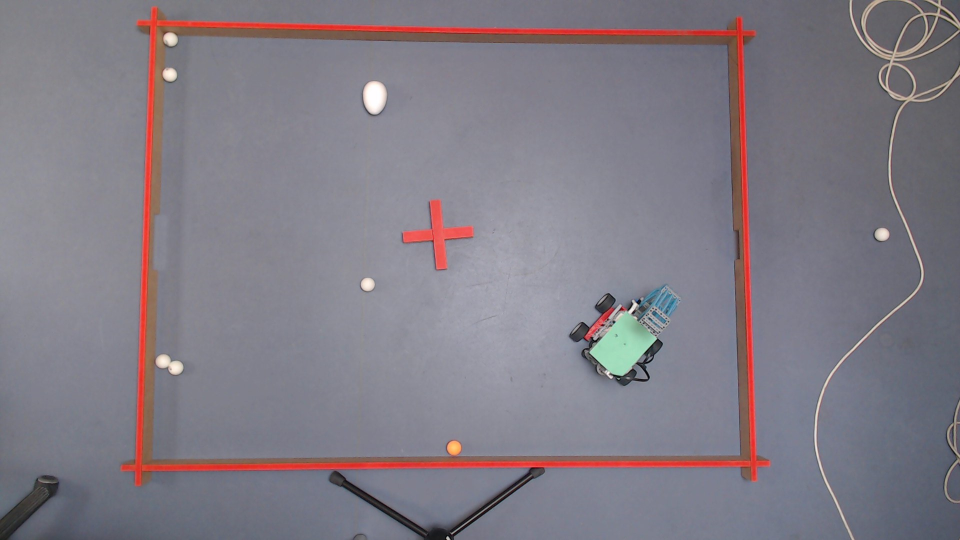
#> input picture src/Data/Images/Robot_green.jpg, 1920 x 1080 px (shown at 1/2 size)
$ python ImageAnalysisOnTestImage.py
#> lines starting #> are read from the running program, lines starting #| are printed output that depends on the picture; after the words box and inside, x2 and y2 are one past the last pixel; in counts of white or black regions, pixels touching at a corner belong together
### src/Components/BallDetection.py
import os
import cv2
import numpy as np
'''
# Get the current directory where your script is located
script_dir = os.path.dirname(os.path.abspath(__file__))

# Provide the correct full path to the image file
image_path = os.path.join(script_dir, '..', 'Data', 'Images', 'Robot_green.jpg')
# Load the image
img = cv2.imread(image_path)


# Check if the image is loaded successfully
if img is None:
    print(f"Error: Unable to load the image from '{image_path}'.")
else:

    # Convert the image to grayscale
    gray = cv2.cvtColor(img, cv2.COLOR_BGR2GRAY)
    blurred = cv2.GaussianBlur(gray, (9, 9), 2)

    # Use Hough Circle Transform to detect circles. These values have been modified to fit ball detection FHD resolution
    # Changing the visual size as well as resolution of picture of the balls will affect the circle detection
    # Needs camera distance calibration to find the proper values
    circles = cv2.HoughCircles(
        blurred,
        cv2.HOUGH_GRADIENT_ALT,
        dp=1,
        minDist=20,
        param1=50,
        param2=0.9,
        minRadius=2,
        maxRadius=15
    )

    # If circles are found, draw them on the image
    if circles is not None:
        circles = np.uint16(np.around(circles))

        for i, circle in enumerate(circles[0, :]):
            # Draw the outer circle
            cv2.circle(img, (circle[0], circle[1]), circle[2], (0, 255, 0), 2)
            # Draw the center of the circle
            cv2.circle(img, (circle[0], circle[1]), 2, (0, 0, 255), 3)

            label_position = (circle[0] - 10, circle[1] - 10)
            cv2.putText(img, "ball", label_position, cv2.FONT_HERSHEY_SIMPLEX, 0.5, (255, 255, 255), 2)

    # Display the image with circles and detected red areas
    cv2.namedWindow('Balls Detected', cv2.WINDOW_NORMAL)
    cv2.resizeWindow('Balls Detected', 720, 1280)
    cv2.imshow('Balls Detected',img)
    cv2.waitKey(0)
    cv2.destroyAllWindows()

'''
def DetectBall(frame):
    # Convert the image to grayscale
    gray = cv2.cvtColor(frame, cv2.COLOR_BGR2GRAY)
    blurred = cv2.GaussianBlur(gray, (9, 9), 2)

    # Use Hough Circle Transform to detect circles. These values have been modified to fit ball detection FHD resolution
    # Changing the visual size as well as resolution of picture of the balls will affect the circle detection
    # Needs camera distance calibration to find the proper values
    circles = cv2.HoughCircles(
        blurred,
        cv2.HOUGH_GRADIENT_ALT,
        dp=1,
        minDist=20,
        param1=50,
        param2=0.9,
        minRadius=10,
        maxRadius=20
    )
    if circles is not None:
        return circles

### src/Components/EggDetection.py
import os
import cv2
import numpy as np
'''
# Get the current directory where your script is located
script_dir = os.path.dirname(os.path.abspath(__file__))

# Provide the correct full path to the image file
image_path = os.path.join(script_dir, '..', 'Data', 'Images', 'Robot_green2.jpg')
# Load the image
img = cv2.imread(image_path)


# Check if the image is loaded successfully
if img is None:
    print(f"Error: Unable to load the image from '{image_path}'.")
else:

    # Convert the image to grayscale
    gray = cv2.cvtColor(img, cv2.COLOR_BGR2GRAY)
    blurred = cv2.GaussianBlur(gray, (9, 9), 2)

    # Use Hough Circle Transform to detect circles. These values have been modified to fit ball detection FHD resolution
    # Changing the visual size as well as resolution of picture of the balls will affect the circle detection
    # Needs camera distance calibration to find the proper values
    circles = cv2.HoughCircles(
        blurred,
        cv2.HOUGH_GRADIENT_ALT,
        dp=1,
        minDist=20,
        param1=50,
        param2=0.7,
        minRadius=20,
        maxRadius=25
    )

    # If circles are found, draw them on the image
    if circles is not None:
        circles = np.uint16(np.around(circles))

        for i, circle in enumerate(circles[0, :]):
            # Draw the outer circle
            cv2.circle(img, (circle[0], circle[1]), circle[2], (0, 255, 0), 2)
            # Draw the center of the circle
            cv2.circle(img, (circle[0], circle[1]), 2, (0, 0, 255), 3)

            label_position = (circle[0] - 10, circle[1] - 10)
            cv2.putText(img, "Egg", label_position, cv2.FONT_HERSHEY_SIMPLEX, 0.5, (255, 255, 255), 2)

    # Display the image with circles and detected red areas
    cv2.namedWindow('Eggs Detected', cv2.WINDOW_NORMAL)
    cv2.resizeWindow('Eggs Detected', 720, 1280)
    cv2.imshow('Eggs Detected',img)
    cv2.waitKey(0)
    cv2.destroyAllWindows()

'''
def DetectEgg(frame):
    # Convert the image to grayscale
    gray = cv2.cvtColor(frame, cv2.COLOR_BGR2GRAY)
    blurred = cv2.GaussianBlur(gray, (9, 9), 2)

    # Use Hough Circle Transform to detect circles. These values have been modified to fit ball detection FHD resolution
    # Changing the visual size as well as resolution of picture of the balls will affect the circle detection
    # Needs camera distance calibration to find the proper values
    circles = cv2.HoughCircles(
        blurred,
        cv2.HOUGH_GRADIENT_ALT,
        dp=1,
        minDist=20,
        param1=50,
        param2=0.7,
        minRadius=25,
        maxRadius=30
    )
    if circles is not None:
        return circles

### src/Components/RobotDetection.py
import cv2
import numpy as np

def DetectRobot(frame):

        # Konverter fra BGR til HSV farverummet
        img_hsv = cv2.cvtColor(frame, cv2.COLOR_BGR2HSV)

        lower_green = np.array([35, 50, 50])
        upper_green = np.array([85, 255, 255])

        # Mask the image to find all green areas
        mask = cv2.inRange(img_hsv, lower_green, upper_green)

        # Returns a list of contours, and the second value is a hierarchy (which we don’t need in this case).
        # Hence, the underscore
        contours, _ = cv2.findContours(mask, cv2.RETR_EXTERNAL, cv2.CHAIN_APPROX_SIMPLE)

        # Filter contours by area (you can adjust the threshold)
        filtered_contours = [cnt for cnt in contours if cv2.contourArea(cnt) > 100]

        if filtered_contours:
                # Get the largest contour
                largest_contour = max(filtered_contours, key=cv2.contourArea)

                #x, y, w, h = cv2.boundingRect(largest_contour)
                return largest_contour
        else:
                print("No green area found in the image.")
                return None

"""""
# Får den aktuelle mappe, hvor vores script ligger og den korrekte stig til billede filerne
script_dir = os.path.dirname(os.path.abspath(__file__))
image_path = os.path.join(script_dir, '..', 'data', 'images', 'Robot_green.jpg')
img = cv2.imread(image_path)

x, y, w, h = RobotDetection(img)
# Draw the bounding rectangle on the original image
cv2.rectangle(img, (x, y), (x + w, y + h), (0, 255, 0), 2)  # Green rectangle
cv2.namedWindow('Course Detected', cv2.WINDOW_NORMAL)
cv2.resizeWindow('Course Detected', 720, 1280)
cv2.imshow('Course Detected', img)
cv2.waitKey(0)
cv2.destroyAllWindows()
"""""

### src/Components/TemporaryScripts/ImageAnalysisOnTestImage.py
import os
import cv2
import numpy as np

from src.Components.BallDetection import DetectBall
from src.Components.EggDetection import DetectEgg
from src.Components.RobotDetection import DetectRobot

#just a change to test git
# Get the current directory where your script is located
script_dir = os.path.dirname(os.path.abspath(__file__))

# Provide the correct full path to the image file
image_path = os.path.join(script_dir, '..', '..', 'Data', 'Images', 'Robot_green.jpg')

# image_path = os.path.join(os.getcwd(), 'Images', 'test1.jpg')
# Load the image
frame = cv2.imread(image_path)
#> frame is the input picture: shape (1080, 1920, 3); mean B, G, R 133.3, 123.7, 129.1

# Check if the image is loaded successfully
if frame is None:
    print(f"Error: Unable to load the image from '{image_path}'.")
else:
    balls = DetectBall(frame)
#> in DetectBall, `gray = cv2.cvtColor(frame, cv2.COLOR_BGR2GRAY)`:
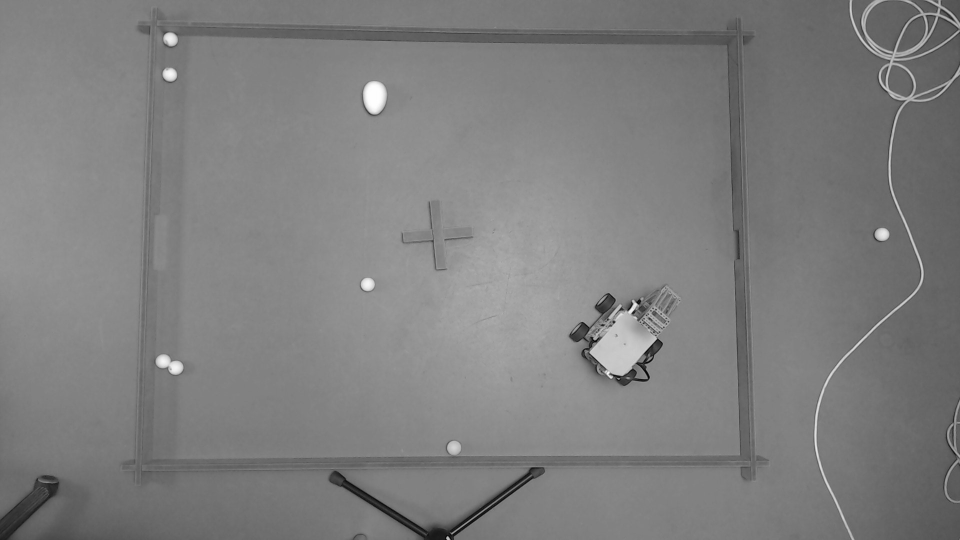
#> gray: shape (1080, 1920) (shown at 1/2 size); min 0, max 255, mean 126.4
#> in DetectBall, `circles = cv2.HoughCircles( blurred, cv2.HOUGH_GRADIENT_ALT, dp=1, min..`: circles = [[1763, 468, 15.11], [908, 895, 15.33], [735, 568, 14.9], [340, 148, 15.11], [343, 79, 14.56], [326, 723, 14.61], [352, 735, 13.68]]
#> balls has the same summary as circles in DetectBall
    egg = DetectEgg(frame)
#> in DetectEgg, `circles = cv2.HoughCircles( blurred, cv2.HOUGH_GRADIENT_ALT, dp=1, min..`: circles = [[748, 188, 26.96], [1785, 153, 28.51]]
#> egg = [[748, 188, 26.96], [1785, 153, 28.51]]
    robot_contour = DetectRobot(frame)
#> in DetectRobot, `img_hsv = cv2.cvtColor(frame, cv2.COLOR_BGR2HSV)`: img_hsv: shape (1080, 1920, 3); mean H, S, V 113.1, 31.1, 140
#> in DetectRobot, `mask = cv2.inRange(img_hsv, lower_green, upper_green)`:
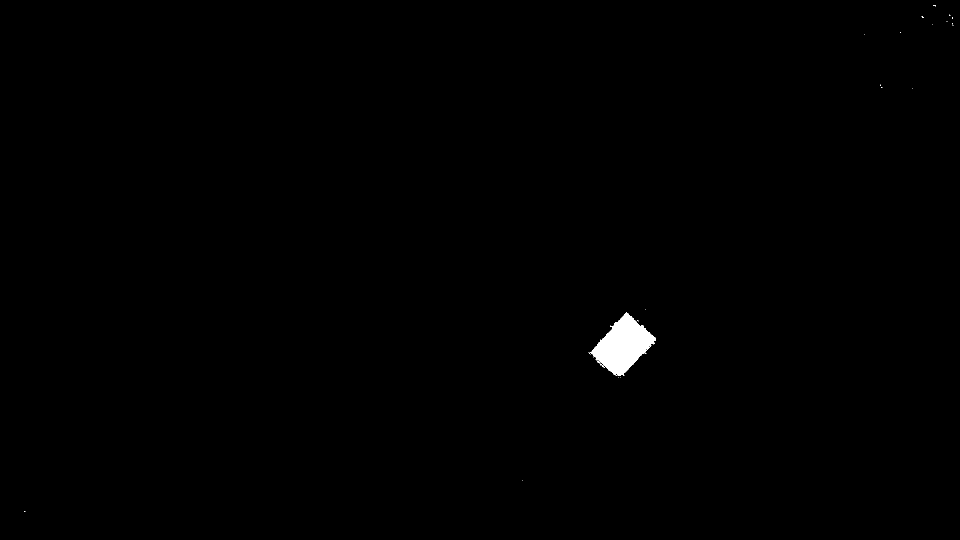
#> mask: shape (1080, 1920) (shown at 1/2 size); 0.42% white; 25 white regions (24 under 20 px)
#> in DetectRobot, `contours, _ = cv2.findContours(mask, cv2.RETR_EXTERNAL, cv2.CHAIN_APPR..`: contours = 25 contours, 24 with area under 20; largest, box (x1, y1, x2, y2) and area: (1181, 625, 1312, 752) 8480
#> in DetectRobot, `filtered_contours = [cnt for cnt in contours if cv2.contourArea(cnt) >..`: filtered_contours = 1 contour; box (x1, y1, x2, y2) and area: (1181, 625, 1312, 752) 8480
#> in DetectRobot, `largest_contour = max(filtered_contours, key=cv2.contourArea)`: largest_contour = contour of 235 points, box (x1, y1, x2, y2) (1181, 625, 1312, 752), area 8480
#> robot_contour has the same summary as largest_contour in DetectRobot
    # Draw the bounding rectangle on the original image
    if robot_contour is not None:
        cv2.drawContours(frame, [robot_contour], -1, (0, 255, 0), 2)
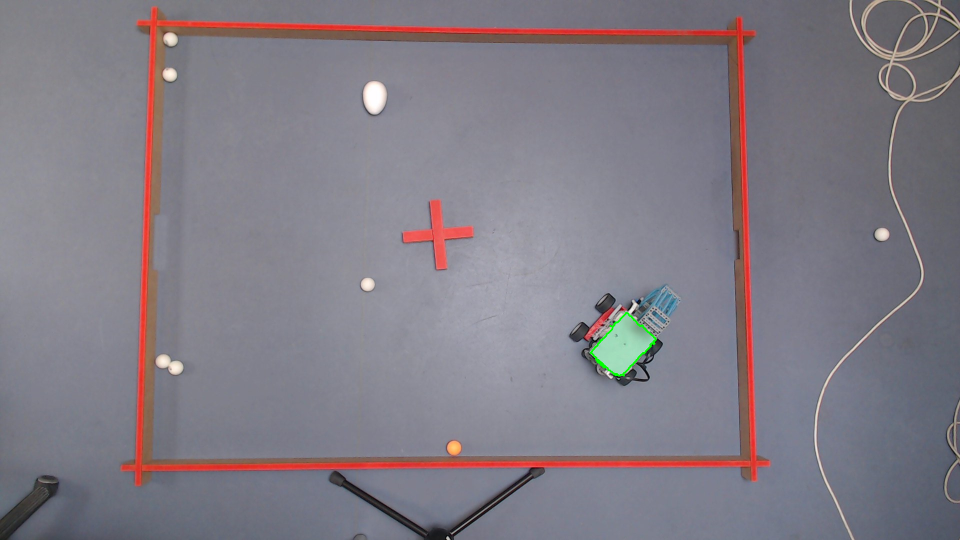
#> frame: shape (1080, 1920, 3) (shown at 1/2 size); 0.07% of pixels changed, all inside (x1, y1, x2, y2) = (1180, 624, 1313, 753)
        for contour in robot_contour:
            for point in contour:
                x, y = point
                print(f"Green point: ({x}, {y})")
#> this loop made 235 passes
#> contour on passes 1 to 3: [[1252, 625]], [[1251, 626]], [[1251, 627]]
#| Green point: (1252, 625)
#| Green point: (1251, 626)
#| Green point: (1251, 627)
#| Green point: (1250, 628)
#| Green point: (1249, 628)
#| Green point: (1249, 629)
#| Green point: (1240, 638)
#| Green point: (1240, 639)
#> (further printed lines are left out)

    # If balls are found, draw them on the image
    if balls is not None:
        balls = np.uint16(np.around(balls))
#> balls = [[1763, 468, 15], [908, 895, 15], [735, 568, 15], [340, 148, 15], [343, 79, 15], [326, 723, 15], [352, 735, 14]]
        print("Ball Coordinates:")
        for i, circle in enumerate(balls[0, :]):
            # Draw the outer circle
            cv2.circle(frame, (circle[0], circle[1]), circle[2], (0, 255, 0), 2)
            # Draw the center of the circle
            cv2.circle(frame, (circle[0], circle[1]), 2, (0, 0, 255), 3)

            label_position = (circle[0] - 10, circle[1] - 10)
            cv2.putText(frame, "ball", label_position, cv2.FONT_HERSHEY_SIMPLEX, 0.5, (0, 0, 255), 2)
            x, y, radius = circle
            print(f"Center coordinates: ({x}, {y}), Radius: {radius}")
#> this loop made 7 passes
#> (label_position, x, y, radius) on passes 1 to 7: ((1753, 458), 1763, 468, 15), ((898, 885), 908, 895, 15), ((725, 558), 735, 568, 15), ((330, 138), 340, 148, 15), ((333, 69), 343, 79, 15), ((316, 713), 326, 723, 15), ((342, 725), 352, 735, 14)
#| Center coordinates: (1763, 468), Radius: 15
#| Center coordinates: (908, 895), Radius: 15
#| Center coordinates: (735, 568), Radius: 15
#> (further printed lines are left out)
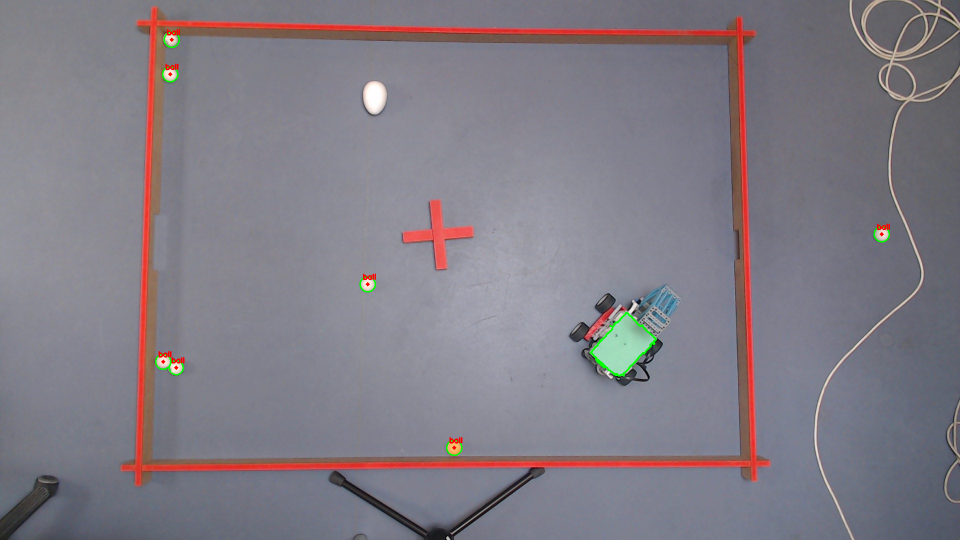
#> frame: shape (1080, 1920, 3) (shown at 1/2 size); 0.16% of pixels changed, all inside (x1, y1, x2, y2) = (310, 58, 1780, 912)

    # If eggs are found, draw them on the image
    if egg is not None:
        egg = np.uint16(np.around(egg))
#> egg = [[748, 188, 27], [1785, 153, 29]]
        print("Egg Coordinates:")
        for i, circle in enumerate(egg[0, :]):
            # Draw the outer circle
            cv2.circle(frame, (circle[0], circle[1]), circle[2], (0, 255, 0), 2)
            # Draw the center of the circle
            cv2.circle(frame, (circle[0], circle[1]), 2, (0, 0, 255), 3)

            label_position = (circle[0] - 10, circle[1] - 10)
            cv2.putText(frame, "Egg", label_position, cv2.FONT_HERSHEY_SIMPLEX, 0.5, (0, 0, 255), 2)
            x, y, radius = circle
            print(f"Center coordinates: ({x}, {y}), Radius: {radius}")
#> this loop made 2 passes
#> (label_position, x, y, radius) on passes 1 to 2: ((738, 178), 748, 188, 27), ((1775, 143), 1785, 153, 29)
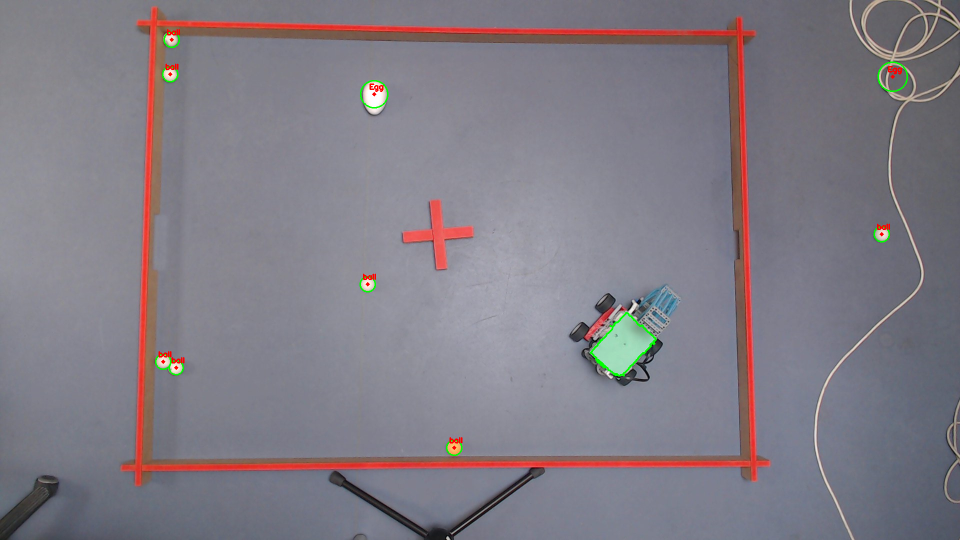
#> frame: shape (1080, 1920, 3) (shown at 1/2 size); 0.08% of pixels changed, all inside (x1, y1, x2, y2) = (720, 123, 1816, 217)


    # Display the image with detected circles and contours
    cv2.imshow('Objects Detected', frame)
    cv2.waitKey(0)
    cv2.destroyAllWindows()
